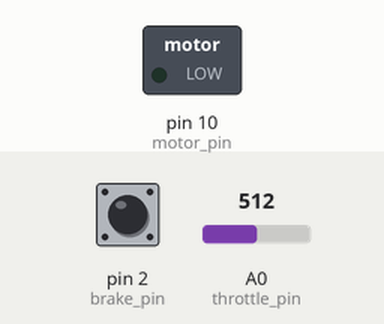
A sketch run on a simulated Arduino Uno, built with avr-gcc and run on an emulated ATmega328P. On the bench: switched loads named in the sketch (green lamp = pin HIGH). The test bench sets the inputs (shaded band); at power-on: pin 2 (brake_pin) HIGH, A0 (throttle_pin) = 512. What the sketch prints to the serial monitor is not drawn.

Above: at 1.2 s.
1.3 s: pin 2 (brake_pin) pulled LOW for 0.15 s
At 1.7 s:
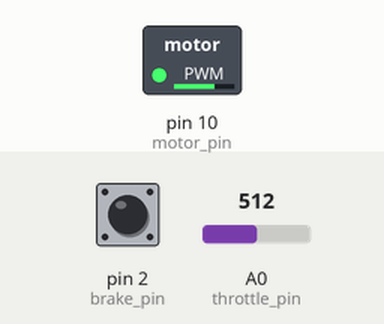
2.9 s: pin 2 (brake_pin) pulled LOW for 0.15 s
Timing chart, 0 to 5.9 s (numbered marks = the images above; inputs shaded):
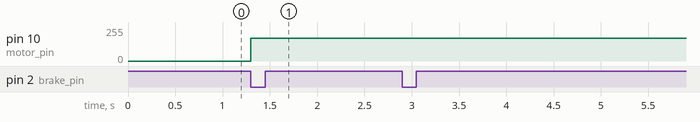

The sketch:

BF_DC_MOTOR_DRIVER_HALL_FIRMWARE.ino
```cpp
int brake_pin = 2;
int start_stop_pin = 4;
int run_brake_pin = 7;
int throttle_pin = A0;
int motor_pin = 10;
int motor_speed;
int brake_status;
int throttle_value;
long throttle_value_to_motor_speed = 3.14;

void setup() {
  pinMode (brake_pin, INPUT_PULLUP);
  pinMode (throttle_pin, INPUT);
  pinMode (motor_pin, OUTPUT);
  Serial.begin(9600);
  digitalWrite(start_stop_pin, LOW);
  digitalWrite(run_brake_pin, LOW);
}

void loop() {
  throttle_value = analogRead(throttle_pin);
  //Serial.println(throttle_value);
  if (digitalRead(brake_pin) == HIGH) {
    digitalWrite(run_brake_pin, LOW);
    //Serial.println("BRAKE ON, MOTOR BRAKE.");
  } else if (digitalRead(brake_pin) == LOW) {
    digitalWrite(run_brake_pin, HIGH);
    //Serial.println("BRAKE OFF, MOTOR RUN.");
    if (throttle_value < 180) {
      motor_speed = 0;
      digitalWrite(start_stop_pin, LOW);
      analogWrite(motor_pin, motor_speed);
      //Serial.println("MOTOR STOP.");
    } else if (throttle_value > 800) {
    motor_speed = 255;
    analogWrite(motor_pin, motor_speed);
    //Serial.println("Motor at maximum speed!");
    } else {
      motor_speed = throttle_value / throttle_value_to_motor_speed;
      analogWrite(motor_pin, motor_speed);
      //Serial.println(motor_speed);
    }
  } else {
    Serial.println("BRAKE ERROR!");
  }
}
```

Measured:
- after the input at 1.3 s, pin 10 (motor_pin): 0/255 → 170/255 at once
- after the input at 2.9 s, every drawn part: stays the same
